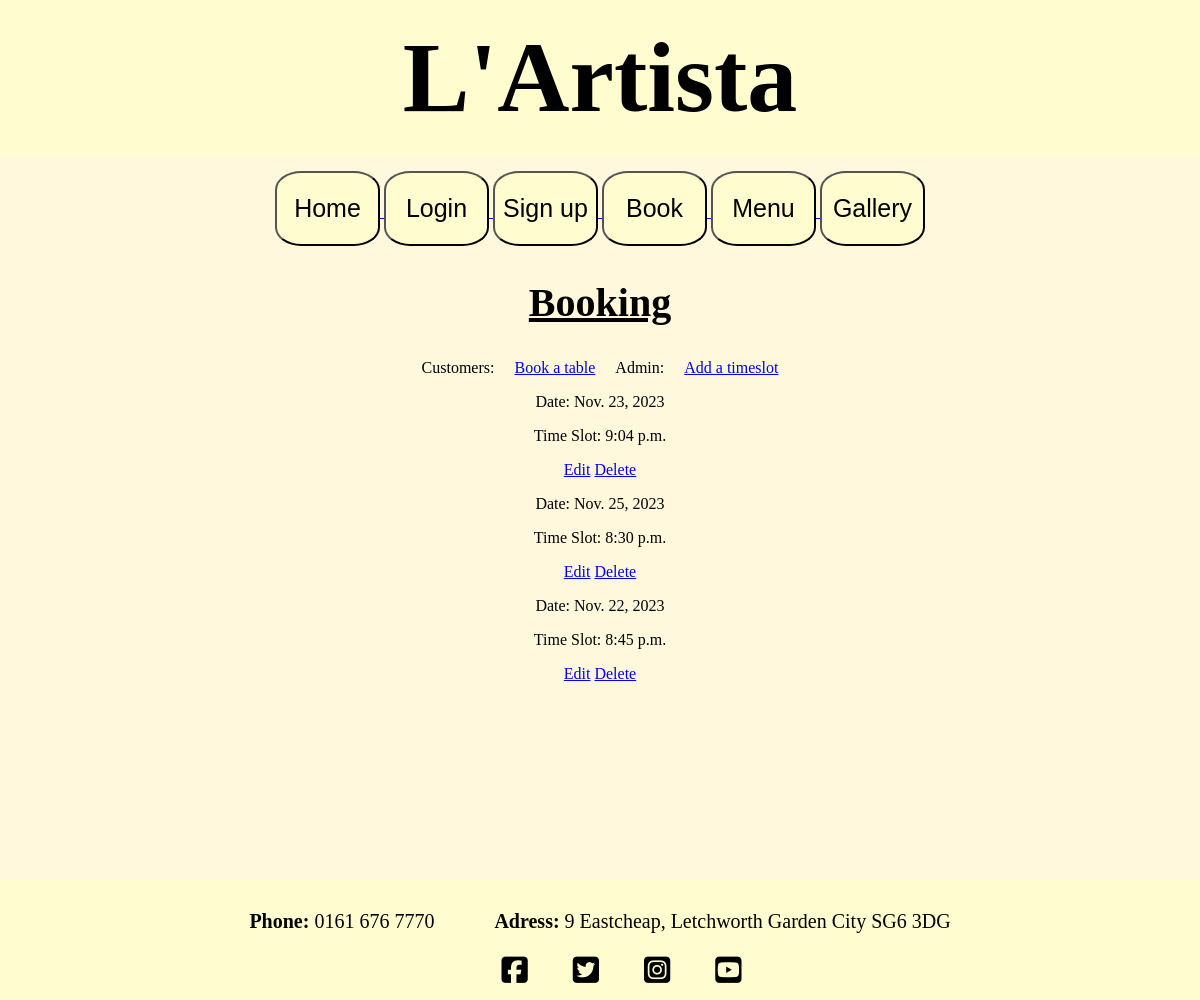
The app's page /booking/ (signed in), older data.
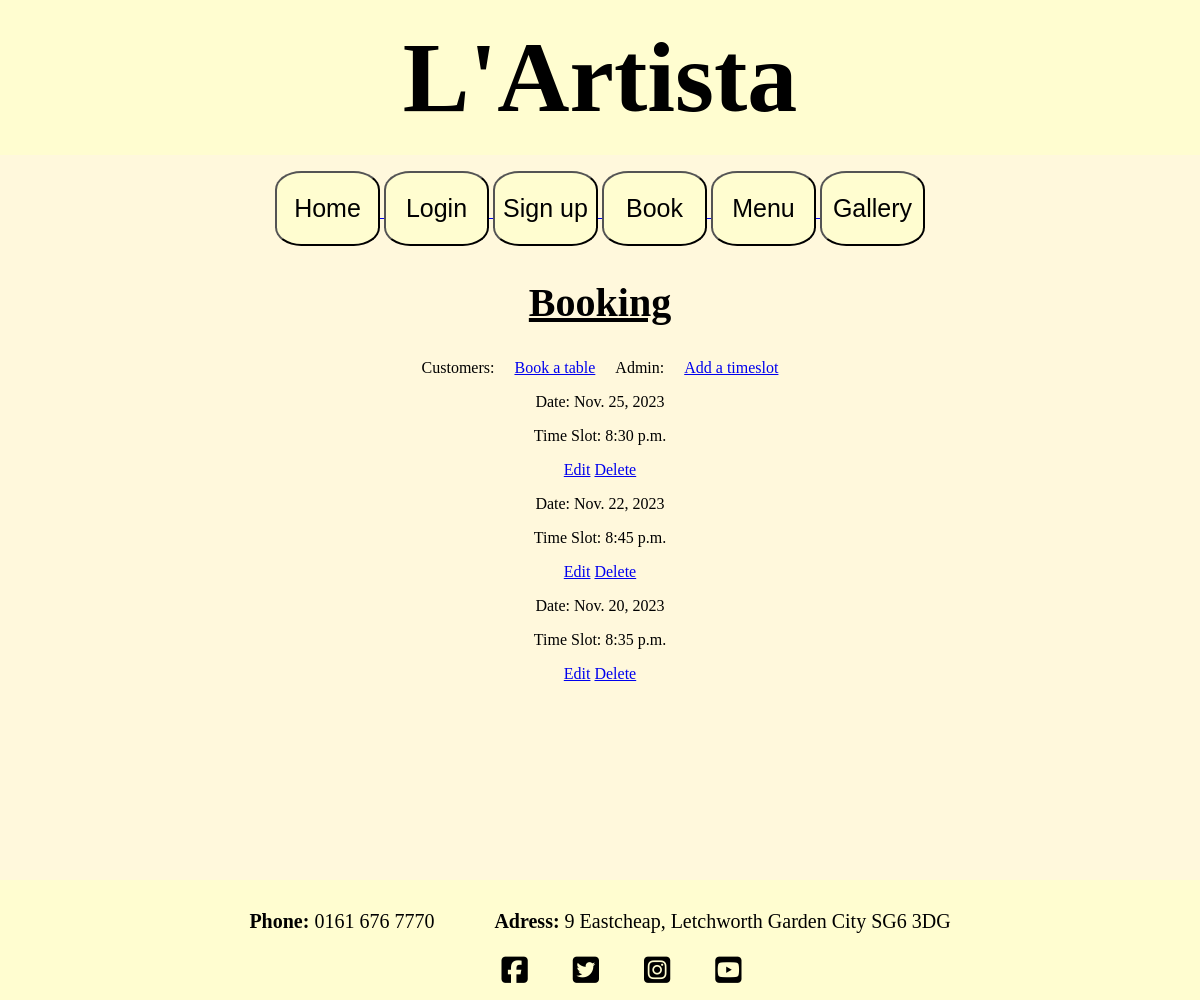
The same page, newer data.
### booking/models.py (models this page shows, shortened)
class Booking(models.Model):
    user = models.ForeignKey(settings.AUTH_USER_MODEL, on_delete=models.CASCADE)
    timeslot = models.OneToOneField(TimeSlot, on_delete=models.CASCADE)

class TimeSlot(models.Model):
    time = models.TimeField()
    date = models.ForeignKey(BookingDate, related_name='time_slots', on_delete=models.CASCADE, null=True, blank=True)

class BookingDate(models.Model):
    date = models.DateField(unique=True)

### booking/views.py (the view)
# urls.py: path('', views.view_all, name='booking_page'),
@login_required
def view_all(request):
    user_bookings = Booking.objects.filter(user=request.user)
    return render(request, 'booking/view_all.html', {'bookings': user_bookings})

### booking/templates/booking/view_all.html (shortened to what this page needs)
{% extends 'base.html' %}
{% block content %}
<h2>Booking</h2>
<div class="column">
    <section>Customers:</section>
    <a href="{% url 'create_booking' %}">Book a table</a>
    <section>Admin:</section>
    <a href="{% url 'add_timeslot' %}">Add a timeslot</a>
</div>
{% for booking in bookings %}
<div>
        <p>Date: {{ booking.timeslot.date.date }}</p>
        <p>Time Slot: {{ booking.timeslot.time }}</p>
        <a href="{% url 'edit_booking' booking.id %}">Edit</a>
        <a href="{% url 'delete_booking' booking.id %}"
        onclick="return confirm('Are you sure you wish to cancel your booking')">Delete</a>
</div>
{% endfor %}
{% endblock %}

### todo/templates/base.html (shortened to what this page needs)
{% load static %}
<!DOCTYPE html>
<html lang="en">
<head>
    <link rel="stylesheet" href="{% static 'css/style.css' %}">
    <link rel="stylesheet" href="<link href="https://cdn.jsdelivr.net/npm/bootstrap@5.3.2/dist/css/bootstrap.min.css"
     rel="stylesheet">
</head>
<body>
    <header>
        <h1>L'Artista</h1>
    </header>
    <section class="btns">
        <p class="nav-bar">
            <a href="{% url 'home' %}">
                <button class="home-btn">Home</button>
            </a>
            <a href="{% url 'login' %}">
                <button class="login-btn">Login</button>
            </a>
            <a href="{% url 'signup' %}">
                <button class="sign-up-btn">Sign up</button>
            </a>
            <a href="{% url 'booking_page' %}">
                <button class="booking-btn">Book</button>
            </a>
            <a href="http://www.lartistaletchworth.com/menu/images/menu_Letchworth2022.pdf" target="_blank">
                <button class="menu-btn">Menu</button>
            </a>
            <a href="{% url 'gallery' %}">
                <button class="gallery-btn">Gallery</button>
            </a>
    </section>
    <main>
        {% block content %}
        {% endblock %}
    </main>
</body>
<footer>
    <footer id="contact-us">
            <p><b>Phone:</b> 0161 676 7770 &#160;&#160;&#160;&#160;&#160;&#160;&#160;&#160;&#160;&#160;
                <b>Adress:</b> 9 Eastcheap, Letchworth Garden City SG6 3DG</p>
        <ul class="social-networks">
            <li>
                <a href="http://facebook.com" target="_blank" rel="noopener"
                    aria-label="Visit our Facebook page (opens in new tab)"><i
                        class="fa-brands fa-square-facebook"></i></a>
            </li>
            <li>
                <a href="http://twitter.com" target="_blank" rel="noopener"
                    aria-label="Visit our Twitter page (opens in new tab)"><i
                        class="fa-brands fa-square-twitter"></i></a>
            </li>
            <li>
                <a href="http://instagram.com" target="_blank" rel="noopener"
                     aria-label="Visit our Instagram page (opens in new tab)"><i
                        class="fa-brands fa-square-instagram"></i></a>
            </li>
            <li>
                <a href="http://youtube.com" target="_blank" rel="noopener"
                    aria-label="Visit our youtube page (opens in new tab)"><i
                        class="fa-brands fa-square-youtube"></i></a>
            </li>
        </ul>
    </footer>
</footer>
</html>

### todo/static/css/style.css (style rules this page uses)
body { background-color: cornsilk; min-height: 100vh; margin: 0; padding: 0; text-align: center; margin-bottom: 100px; padding-bottom: 100px; }
header { background-color: #FFFDD0; color: black; padding: 20px 0; text-align: center; font-size: 50px; }
h1 { margin: 0; }
h2 { font-size: 40px; text-decoration: underline; }
.nav-bar { text-align: center; }
.menu-btn { border-radius: 25%; height: 75px; width: 105px; background-color: #FFFDD0; font-size: 25px; font-weight: 100; color: black; }
.sign-up-btn { border-radius: 25%; height: 75px; width: 105px; background-color: #FFFDD0; font-size: 25px; font-weight: 100; color: black; }
.login-btn { border-radius: 25%; height: 75px; width: 105px; background-color: #FFFDD0; font-size: 25px; font-weight: 100; color: black; }
.home-btn { border-radius: 25%; height: 75px; width: 105px; background-color: #FFFDD0; font-size: 25px; font-weight: 100; color: black; }
.booking-btn { border-radius: 25%; height: 75px; width: 105px; background-color: #FFFDD0; font-size: 25px; font-weight: 100; color: black; }
.gallery-btn { border-radius: 25%; height: 75px; width: 105px; background-color: #FFFDD0; font-size: 25px; font-weight: 100; color: black; }
footer { color: black; padding: 10px 0; position: fixed; bottom: 0; width: 100%; background-color: #FFFDD0; text-align: center; height: 100px; }
#contact-us { font-size: 20px; }
.social-networks { text-align: center; vertical-align: top; display: flex; justify-content: center; gap: 45px; }
.social-networks > li { display: inline; }
.social-networks i { font-size: 30px; margin: 1%; padding: 5%; color: black; }
.column { display: flex; flex-direction: row; gap: 20px; justify-content: center; }

Row changes from the older to the newer data that the page shows:
removed Booking: timeslot "Nov. 23, 2023", timeslot.time "9:04 p.m."
added Booking: timeslot "Nov. 20, 2023", timeslot.time "8:35 p.m."
